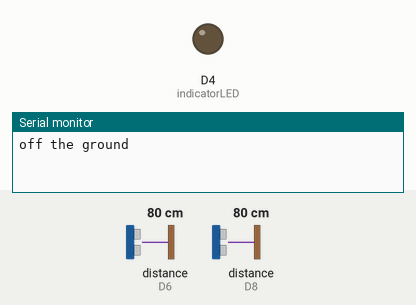
The sketch below on a simulated ESP8266 (NodeMCU). On the bench: output pins drawn as LEDs (lit = HIGH), the last lines printed to the serial monitor. Wiring (inferred from the names in the program): 2 × ultrasonic range finder: trigger D7, echo D8 / trigger D5, echo D6. The test bench sets the inputs (shaded band); at power-on: distance to the obstacle (sensors on D8, D6) 80 cm. The echo pulse lasts 58.3 µs per cm; WiFi joins after 1.5 s; servers stay silent unless stated; pins used as bus, display or sensor lines are not drawn.

Above: at 3.0 s.
3.1 s: distance to the obstacle (sensor on D8) set to 6 cm
9.3 s: distance to the obstacle (sensor on D8) set to 3 cm
At 11.8 s:
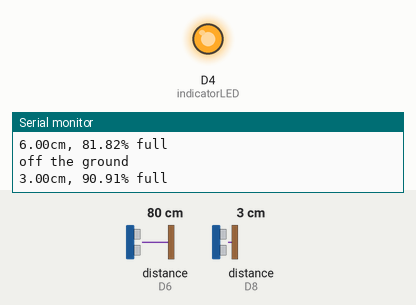
13.1 s: distance to the obstacle (sensor on D8) set to 9 cm
At 14.4 s:
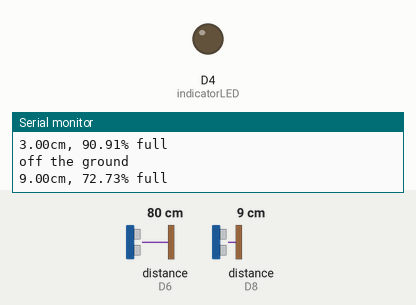
16.9 s: distance to the obstacle (sensor on D8) set to 2 cm
At 20.7 s:
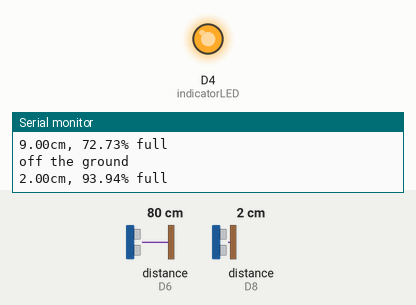
Timing chart, 0 to 22.2 s (numbered marks = the images above; inputs shaded):
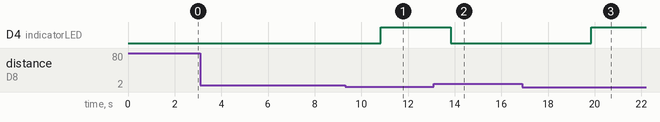

The sketch:

Source__Code.ino
```cpp
#define BLYNK_AUTH_TOKEN "t2JRLGH1Wsq-qwwZK4Nj19s7GoaGPvYS"
#define BLYNK_TEMPLATE_ID "TMPL6MQAQ3nrU"
#define BLYNK_TEMPLATE_NAME "Smart Bin"

#include <BlynkSimpleEsp8266.h>
#include <ESP8266WiFi.h>

const int f_trigPin = D7;
const int f_echoPin = D8;
const int l_trigPin = D5;
const int l_echoPin = D6;
const int indicatorLED = D4;

static WiFiClient blynkWiFiClient;

char ssid[] = "jesseroo";// WIFI SSID
char pass[] = "12345678";// WIFI password

BlynkTimer timer;
int pinValue = 0;

void setup() {
    // initialize serial communication:
    Serial.begin(9600);

    pinMode(f_trigPin, OUTPUT);
    pinMode(f_echoPin, INPUT);
    pinMode(l_trigPin, OUTPUT);
    pinMode(l_echoPin, INPUT);
    pinMode(indicatorLED, OUTPUT);

    Blynk.begin(BLYNK_AUTH_TOKEN, ssid, pass);
}

BLYNK_WRITE(V0) {
  pinValue = param.asInt();
}

BLYNK_WRITE(V1) {
  pinValue = param.asInt();
}

BLYNK_WRITE(V2) {
  pinValue = param.asInt();
}

void loop() {
    Blynk.run();
    fillSensor();
    liftSensor();
}

void fillSensor(){
    digitalWrite(indicatorLED, LOW);
    long duration;
    float cm, percent;

    digitalWrite(f_trigPin, LOW);
    delayMicroseconds(2);
    digitalWrite(f_trigPin, HIGH);
    delayMicroseconds(10);
    digitalWrite(f_trigPin, LOW);

    duration = pulseIn(f_echoPin, HIGH);
    cm = microsecondsToCentimeters(duration);

    if (cm > 1000){
        cm = 0;
        percent = 100;
        Serial.print(cm);
        Blynk.virtualWrite(V1, cm);
        Serial.print("cm, ");
        Serial.print(percent);
        Blynk.virtualWrite(V0, percent);
        Serial.print("% full");
        Serial.println();
        digitalWrite(indicatorLED, HIGH);
    }
    else if (cm <= 33){
        percent = 100 - (cm / 33) * 100;
        if (percent < 0) {
            percent = 0;
        }else if (percent > 100) {
            percent = 100;
        }
        Serial.print(cm);
        Blynk.virtualWrite(V1, cm);
        Serial.print("cm, ");
        Serial.print(percent);
        Blynk.virtualWrite(V0, percent);
        if (percent > 85){
          digitalWrite(indicatorLED, HIGH);
        }
        Serial.print("% full");
        Serial.println();
    }
      delay(1000);
}

void liftSensor(){
    long duration;
    digitalWrite(l_trigPin, LOW);
    delayMicroseconds(2);
    digitalWrite(l_trigPin, HIGH);
    delayMicroseconds(10);
    digitalWrite(l_trigPin, LOW);

    duration = pulseIn(l_echoPin, HIGH);
    if (duration > 58000){
      Blynk.virtualWrite(V2, 1);
      Serial.println("on the ground");
    } else{
      Blynk.virtualWrite(V2, 0);
      Serial.println("off the ground");
    }
    delay(2000);
}

long microsecondsToCentimeters(long microseconds) {
    return microseconds / 29 / 2;
}
```

Measured:
- the behaviour switches between 5 and 4 cm on distance to the obstacle (sensor on D8) (found by bisection; images 0 and 1)
- after the input at 9.3 s, D4 (indicatorLED): LOW → HIGH after 1.5 s
- after the input at 13.1 s, D4 (indicatorLED): HIGH → LOW after 0.74 s
- after the input at 16.9 s, D4 (indicatorLED): LOW → HIGH after 3.0 s
